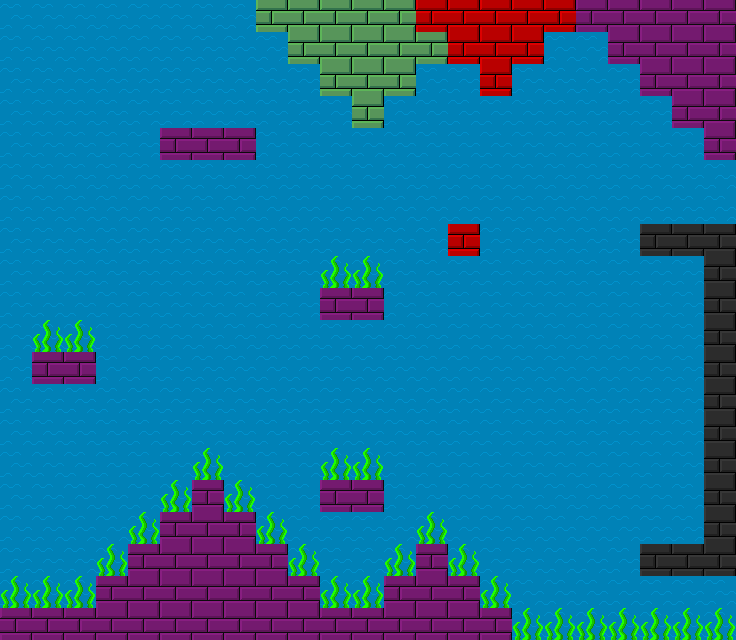

Rendered tile map (Tiled .tmx) drawn with the repository's tilesets; below, a short description and the full map source, tile grids included:
An orthogonal 23x20 tile map with 32x32 px tiles, 3 tile layers (bg, bg_decoration, solids), 35 tilesets and 27 objects.

<map version="1.10" tiledversion="1.11.2" orientation="orthogonal" renderorder="right-down" width="23" height="20" tilewidth="32" tileheight="32" infinite="0" nextlayerid="11" nextobjectid="195">
 <editorsettings>
  <export target="../assets/map-boss3.json" format="json" />
 </editorsettings>
 <tileset firstgid="1" name="grass" tilewidth="32" tileheight="32" tilecount="1" columns="1">
  <image source="../assets/spritesheets/grass.png" width="32" height="32" />
  <tile id="0">
   <properties>
    <property name="collider" type="bool" value="true" />
   </properties>
  </tile>
 </tileset>
 <tileset firstgid="2" name="bricks" tilewidth="32" tileheight="32" tilecount="1" columns="1">
  <image source="../assets/spritesheets/bricks.png" width="32" height="32" />
  <tile id="0">
   <properties>
    <property name="collider" type="bool" value="true" />
   </properties>
  </tile>
 </tileset>
 <tileset firstgid="3" name="black" tilewidth="32" tileheight="32" tilecount="1" columns="1">
  <image source="../assets/spritesheets/black.png" width="32" height="32" />
 </tileset>
 <tileset firstgid="4" name="still-hero (2)" tilewidth="32" tileheight="32" tilecount="4" columns="2">
  <image source="../assets/spritesheets/still-hero (2).png" width="64" height="64" />
 </tileset>
 <tileset firstgid="8" name="green-flag" tilewidth="32" tileheight="32" tilecount="1" columns="1">
  <image source="../assets/spritesheets/green-flag.png" width="32" height="32" />
 </tileset>
 <tileset firstgid="9" name="lava-roxa-animated" tilewidth="32" tileheight="32" tilecount="4" columns="2">
  <image source="../assets/spritesheets/lava-roxa-animated.png" width="64" height="64" />
  <tile id="0">
   <properties>
    <property name="collider" type="bool" value="true" />
    <property name="jump_back_to_checkpoint" type="bool" value="true" />
   </properties>
  </tile>
  <tile id="1">
   <properties>
    <property name="collider" type="bool" value="true" />
    <property name="jump_back_to_checkpoint" type="bool" value="true" />
   </properties>
  </tile>
  <tile id="2">
   <properties>
    <property name="collider" type="bool" value="true" />
    <property name="jump_back_to_checkpoint" type="bool" value="true" />
   </properties>
  </tile>
  <tile id="3">
   <properties>
    <property name="collider" type="bool" value="true" />
    <property name="jump_back_to_checkpoint" type="bool" value="true" />
   </properties>
   <animation>
    <frame tileid="0" duration="200" />
    <frame tileid="1" duration="200" />
    <frame tileid="2" duration="200" />
    <frame tileid="3" duration="200" />
   </animation>
  </tile>
 </tileset>
 <tileset firstgid="13" name="grass-with-barrier" tilewidth="32" tileheight="32" tilecount="1" columns="1">
  <properties>
   <property name="collider" type="bool" value="true" />
  </properties>
  <image source="../assets/spritesheets/grass-with-barrier.png" width="32" height="32" />
  <tile id="0">
   <properties>
    <property name="collider" type="bool" value="true" />
   </properties>
  </tile>
 </tileset>
 <tileset firstgid="14" name="abstract-blue" tilewidth="32" tileheight="32" tilecount="1" columns="1">
  <image source="../assets/spritesheets/abstract-blue.png" width="32" height="32" />
 </tileset>
 <tileset firstgid="15" name="lava-bubbles-4fps" tilewidth="32" tileheight="32" tilecount="4" columns="2">
  <image source="../assets/spritesheets/lava-bubbles-4fps.png" width="64" height="64" />
 </tileset>
 <tileset firstgid="19" name="abstract-smooth-blue" tilewidth="32" tileheight="32" tilecount="1" columns="1">
  <image source="../assets/spritesheets/abstract-smooth-blue.png" width="32" height="32" />
 </tileset>
 <tileset firstgid="20" name="yellow-star-animated" tilewidth="32" tileheight="32" tilecount="9" columns="3">
  <image source="../assets/spritesheets/yellow-star-animated.png" width="96" height="96" />
 </tileset>
 <tileset firstgid="29" name="blue-bricks2" tilewidth="32" tileheight="32" tilecount="1" columns="1">
  <image source="../assets/spritesheets/blue-bricks2.png" width="32" height="32" />
 </tileset>
 <tileset firstgid="30" name="agua" tilewidth="32" tileheight="32" tilecount="1" columns="1">
  <image source="../assets/spritesheets/agua.png" width="32" height="32" />
 </tileset>
 <tileset firstgid="31" name="green-bricks" tilewidth="32" tileheight="32" tilecount="1" columns="1">
  <image source="../assets/spritesheets/green-bricks.png" width="32" height="32" />
  <tile id="0">
   <properties>
    <property name="collider" type="bool" value="true" />
   </properties>
  </tile>
 </tileset>
 <tileset firstgid="32" name="bricks-purple2" tilewidth="32" tileheight="32" tilecount="1" columns="1">
  <properties>
   <property name="collider" type="bool" value="true" />
  </properties>
  <image source="../assets/spritesheets/bricks-purple2.png" width="32" height="32" />
 </tileset>
 <tileset firstgid="33" name="gray-bricks" tilewidth="32" tileheight="32" tilecount="1" columns="1">
  <image source="../assets/spritesheets/gray-bricks.png" width="32" height="32" />
 </tileset>
 <tileset firstgid="34" name="yellow-bricks" tilewidth="32" tileheight="32" tilecount="1" columns="1">
  <image source="../assets/spritesheets/yellow-bricks.png" width="32" height="32" />
 </tileset>
 <tileset firstgid="35" name="red-bricks" tilewidth="32" tileheight="32" tilecount="1" columns="1">
  <image source="../assets/spritesheets/red-bricks.png" width="32" height="32" />
  <tile id="0">
   <properties>
    <property name="collider" type="bool" value="true" />
   </properties>
  </tile>
 </tileset>
 <tileset firstgid="36" name="sapo-tomate-6fps" tilewidth="32" tileheight="32" tilecount="6" columns="2">
  <image source="../assets/spritesheets/sapo-tomate-6fps.png" width="64" height="96" />
 </tileset>
 <tileset firstgid="42" name="sapo-verde-6fps" tilewidth="32" tileheight="32" tilecount="6" columns="2">
  <image source="../assets/spritesheets/sapo-verde-6fps.png" width="64" height="96" />
 </tileset>
 <tileset firstgid="48" name="Cavalo marinho" tilewidth="32" tileheight="32" tilecount="6" columns="2">
  <image source="../assets/spritesheets/Cavalo marinho.png" width="64" height="96" />
 </tileset>
 <tileset firstgid="54" name="mushroom-purple" tilewidth="32" tileheight="32" tilecount="1" columns="1">
  <image source="../assets/spritesheets/mushroom-purple.png" width="32" height="32" />
 </tileset>
 <tileset firstgid="55" name="1up" tilewidth="32" tileheight="32" tilecount="1" columns="1">
  <image source="../assets/spritesheets/1up.png" width="32" height="32" />
 </tileset>
 <tileset firstgid="56" name="setas-velocidade" tilewidth="32" tileheight="32" tilecount="1" columns="1">
  <image source="../assets/spritesheets/setas-velocidade.png" width="32" height="32" />
 </tileset>
 <tileset firstgid="57" name="yellow-flag" tilewidth="32" tileheight="32" tilecount="1" columns="1">
  <image source="../assets/spritesheets/yellow-flag.png" width="32" height="32" />
 </tileset>
 <tileset firstgid="58" name="red-heart" tilewidth="32" tileheight="32" tilecount="1" columns="1">
  <image source="../assets/spritesheets/red-heart.png" width="32" height="32" />
 </tileset>
 <tileset firstgid="59" name="fg_dec_ocean_random_frame" tilewidth="32" tileheight="32" tilecount="6" columns="2">
  <image source="../assets/spritesheets/fg_dec_ocean_random_frame.png" width="64" height="96" />
 </tileset>
 <tileset firstgid="65" name="1up-animated-4fps" tilewidth="32" tileheight="32" tilecount="6" columns="2">
  <image source="../assets/spritesheets/1up-animated-4fps.png" width="64" height="96" />
 </tileset>
 <tileset firstgid="71" name="dragao_marinho_6fps" tilewidth="32" tileheight="32" tilecount="6" columns="2">
  <image source="../assets/spritesheets/dragao_marinho_6fps.png" width="64" height="96" />
 </tileset>
 <tileset firstgid="77" name="cavalo_marinho_boss-3_64x64_6fps" tilewidth="64" tileheight="64" tilecount="6" columns="2">
  <image source="../assets/spritesheets/cavalo_marinho_boss-3_64x64_6fps.png" width="128" height="192" />
 </tileset>
 <tileset firstgid="83" name="estilingue" tilewidth="32" tileheight="32" tilecount="1" columns="1">
  <image source="../assets/spritesheets/estilingue.png" width="32" height="32" />
 </tileset>
 <tileset firstgid="84" name="pedra-estilingue" tilewidth="32" tileheight="32" tilecount="1" columns="1">
  <image source="../assets/spritesheets/pedra-estilingue.png" width="32" height="32" />
 </tileset>
 <tileset firstgid="85" name="dark-bricks" tilewidth="32" tileheight="32" tilecount="1" columns="1">
  <image source="../assets/spritesheets/dark-bricks.png" width="32" height="32" />
  <tile id="0">
   <properties>
    <property name="collider" type="bool" value="true" />
   </properties>
  </tile>
 </tileset>
 <tileset firstgid="86" name="prisao-fechada-10fps" tilewidth="32" tileheight="32" tilecount="16" columns="4">
  <image source="../assets/spritesheets/prisao-fechada-10fps.png" width="128" height="128" />
 </tileset>
 <tileset firstgid="102" name="Guitarrista-parado-2-animado3-6fps" tilewidth="32" tileheight="32" tilecount="6" columns="2">
  <image source="../assets/spritesheets/Guitarrista-parado-2-animado3-6fps.png" width="64" height="96" />
 </tileset>
 <layer id="5" name="bg" width="23" height="20">
  <data encoding="csv">
30,30,30,30,30,30,30,30,30,30,30,30,30,30,30,30,30,30,30,30,30,30,30,
30,30,30,30,30,30,30,30,30,30,30,30,30,30,30,30,30,30,30,30,30,30,30,
30,30,30,30,30,30,30,30,30,30,30,30,30,30,30,30,30,30,30,30,30,30,30,
30,30,30,30,30,30,30,30,30,30,30,30,30,30,30,30,30,30,30,30,30,30,30,
30,30,30,30,30,30,30,30,30,30,30,30,30,30,30,30,30,30,30,30,30,30,30,
30,30,30,30,30,30,30,30,30,30,30,30,30,30,30,30,30,30,30,30,30,30,30,
30,30,30,30,30,30,30,30,30,30,30,30,30,30,30,30,30,30,30,30,30,30,30,
30,30,30,30,30,30,30,30,30,30,30,30,30,30,30,30,30,30,30,30,30,30,30,
30,30,30,30,30,30,30,30,30,30,30,30,30,30,30,30,30,30,30,30,30,30,30,
30,30,30,30,30,30,30,30,30,30,30,30,30,30,30,30,30,30,30,30,30,30,30,
30,30,30,30,30,30,30,30,30,30,30,30,30,30,30,30,30,30,30,30,30,30,30,
30,30,30,30,30,30,30,30,30,30,30,30,30,30,30,30,30,30,30,30,30,30,30,
30,30,30,30,30,30,30,30,30,30,30,30,30,30,30,30,30,30,30,30,30,30,30,
30,30,30,30,30,30,30,30,30,30,30,30,30,30,30,30,30,30,30,30,30,30,30,
30,30,30,30,30,30,30,30,30,30,30,30,30,30,30,30,30,30,30,30,30,30,30,
30,30,30,30,30,30,30,30,30,30,30,30,30,30,30,30,30,30,30,30,30,30,30,
30,30,30,30,30,30,30,30,30,30,30,30,30,30,30,30,30,30,30,30,30,30,30,
30,30,30,30,30,30,30,30,30,30,30,30,30,30,30,30,30,30,30,30,30,30,30,
30,30,30,30,30,30,30,30,30,30,30,30,30,30,30,30,30,30,30,30,30,30,30,
30,30,30,30,30,30,30,30,30,30,30,30,30,30,30,30,30,30,30,30,30,30,30
</data>
 </layer>
 <layer id="9" name="bg_decoration" width="23" height="20">
  <data encoding="csv">
0,0,0,0,0,0,0,0,0,0,0,0,0,0,0,0,0,0,0,0,0,0,0,
0,0,0,0,0,0,0,0,0,0,0,0,0,0,0,0,0,0,0,0,0,0,0,
0,0,0,0,0,0,0,0,0,0,0,0,0,0,0,0,0,0,0,0,0,0,0,
0,0,0,0,0,0,0,0,0,0,0,0,0,0,0,0,0,0,0,0,0,0,0,
0,0,0,0,0,0,0,0,0,0,0,0,0,0,0,0,0,0,0,0,0,0,0,
0,0,0,0,0,0,0,0,0,0,0,0,0,0,0,0,0,0,0,0,0,0,0,
0,0,0,0,0,0,0,0,0,0,0,0,0,0,0,0,0,0,0,0,0,0,0,
0,0,0,0,0,0,0,0,0,0,0,0,0,0,0,0,0,0,0,0,0,0,0,
0,0,0,0,0,0,0,0,0,0,59,59,0,0,0,0,0,0,0,0,0,0,0,
0,0,0,0,0,0,0,0,0,0,0,0,0,0,0,0,0,0,0,0,0,0,0,
0,59,59,0,0,0,0,0,0,0,0,0,0,0,0,0,0,0,0,0,0,0,0,
0,0,0,0,0,0,0,0,0,0,0,0,0,0,0,0,0,0,0,0,0,0,0,
0,0,0,0,0,0,0,0,0,0,0,0,0,0,0,0,0,0,0,0,0,0,0,
0,0,0,0,0,0,0,0,0,0,0,0,0,0,0,0,0,0,0,0,0,0,0,
0,0,0,0,0,0,59,0,0,0,59,59,0,0,0,0,0,0,0,0,0,0,0,
0,0,0,0,0,59,0,59,0,0,0,0,0,0,0,0,0,0,0,0,0,0,0,
0,0,0,0,59,0,0,0,59,0,0,0,0,59,0,0,0,0,0,0,0,0,0,
0,0,0,59,0,0,0,0,0,59,0,0,59,0,59,0,0,0,0,0,0,0,0,
59,59,59,0,0,0,0,0,0,0,59,59,0,0,0,59,0,0,0,0,0,0,0,
0,0,0,0,0,0,0,0,0,0,0,0,0,0,0,0,59,59,59,59,59,59,59
</data>
 </layer>
 <layer id="3" name="solids" width="23" height="20">
  <data encoding="csv">
0,0,0,0,0,0,0,0,31,31,31,31,31,35,35,35,35,35,32,32,32,32,32,
0,0,0,0,0,0,0,0,0,31,31,31,31,31,35,35,35,0,0,32,32,32,32,
0,0,0,0,0,0,0,0,0,0,31,31,31,0,0,35,0,0,0,0,32,32,32,
0,0,0,0,0,0,0,0,0,0,0,31,0,0,0,0,0,0,0,0,0,32,32,
0,0,0,0,0,32,32,32,0,0,0,0,0,0,0,0,0,0,0,0,0,0,32,
0,0,0,0,0,0,0,0,0,0,0,0,0,0,0,0,0,0,0,0,0,0,0,
0,0,0,0,0,0,0,0,0,0,0,0,0,0,0,0,0,0,0,0,0,0,0,
0,0,0,0,0,0,0,0,0,0,0,0,0,0,35,0,0,0,0,0,85,85,85,
0,0,0,0,0,0,0,0,0,0,0,0,0,0,0,0,0,0,0,0,0,0,85,
0,0,0,0,0,0,0,0,0,0,32,32,0,0,0,0,0,0,0,0,0,0,85,
0,0,0,0,0,0,0,0,0,0,0,0,0,0,0,0,0,0,0,0,0,0,85,
0,32,32,0,0,0,0,0,0,0,0,0,0,0,0,0,0,0,0,0,0,0,85,
0,0,0,0,0,0,0,0,0,0,0,0,0,0,0,0,0,0,0,0,0,0,85,
0,0,0,0,0,0,0,0,0,0,0,0,0,0,0,0,0,0,0,0,0,0,85,
0,0,0,0,0,0,0,0,0,0,0,0,0,0,0,0,0,0,0,0,0,0,85,
0,0,0,0,0,0,32,0,0,0,32,32,0,0,0,0,0,0,0,0,0,0,85,
0,0,0,0,0,32,32,32,0,0,0,0,0,0,0,0,0,0,0,0,0,0,85,
0,0,0,0,32,32,32,32,32,0,0,0,0,32,0,0,0,0,0,0,85,85,85,
0,0,0,32,32,32,32,32,32,32,0,0,32,32,32,0,0,0,0,0,0,0,0,
32,32,32,32,32,32,32,32,32,32,32,32,32,32,32,32,0,0,0,0,0,0,0
</data>
 </layer>
 <objectgroup id="10" name="water-zone">
  <object id="187" x="0" y="0" width="736" height="640" />
 </objectgroup>
 <objectgroup id="8" name="objects">
  <object id="140" gid="71" x="512" y="608" width="32" height="32">
   <properties>
    <property name="bubble-interval_in_seconds" type="float" value="1" />
   </properties>
  </object>
  <object id="141" gid="71" x="544" y="640" width="32" height="32">
   <properties>
    <property name="bubble-interval_in_seconds" type="float" value="1" />
   </properties>
  </object>
  <object id="142" gid="71" x="576" y="608" width="32" height="32">
   <properties>
    <property name="bubble-interval_in_seconds" type="float" value="1" />
   </properties>
  </object>
  <object id="143" gid="77" x="640" y="480" width="64" height="64" />
  <object id="144" gid="4" x="96" y="96" width="32" height="32" />
  <object id="172" gid="48" x="448" y="224" width="32" height="32" />
  <object id="173" gid="83" x="352" y="480" width="32" height="32" />
  <object id="174" gid="84" x="0" y="608" width="32" height="32" />
  <object id="175" gid="84" x="416" y="544" width="32" height="32" />
  <object id="176" gid="84" x="352" y="288" width="32" height="32" />
  <object id="177" gid="84" x="64" y="608" width="32" height="32" />
  <object id="178" gid="84" x="128" y="544" width="32" height="32" />
  <object id="179" gid="84" x="192" y="480" width="32" height="32" />
  <object id="180" gid="84" x="256" y="544" width="32" height="32" />
  <object id="181" gid="84" x="320" y="608" width="32" height="32" />
  <object id="182" gid="84" x="448" y="576" width="32" height="32" />
  <object id="183" gid="84" x="384" y="576" width="32" height="32" />
  <object id="184" gid="84" x="32" y="352" width="32" height="32" />
  <object id="185" gid="58" x="32" y="608" width="32" height="32" />
  <object id="186" gid="58" x="352" y="608" width="32" height="32" />
  <object id="189" gid="84" x="160" y="512" width="32" height="32" />
  <object id="190" gid="84" x="224" y="512" width="32" height="32" />
  <object id="191" gid="84" x="96" y="576" width="32" height="32" />
  <object id="192" gid="84" x="288" y="576" width="32" height="32" />
  <object id="193" gid="86" x="192" y="128" width="32" height="32" />
  <object id="194" gid="102" x="192" y="128" width="32" height="32" />
 </objectgroup>
</map>
